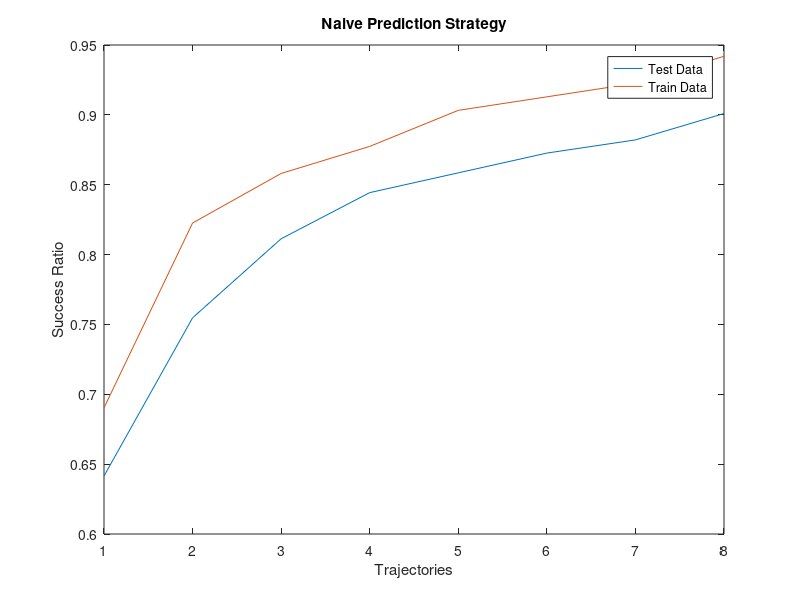
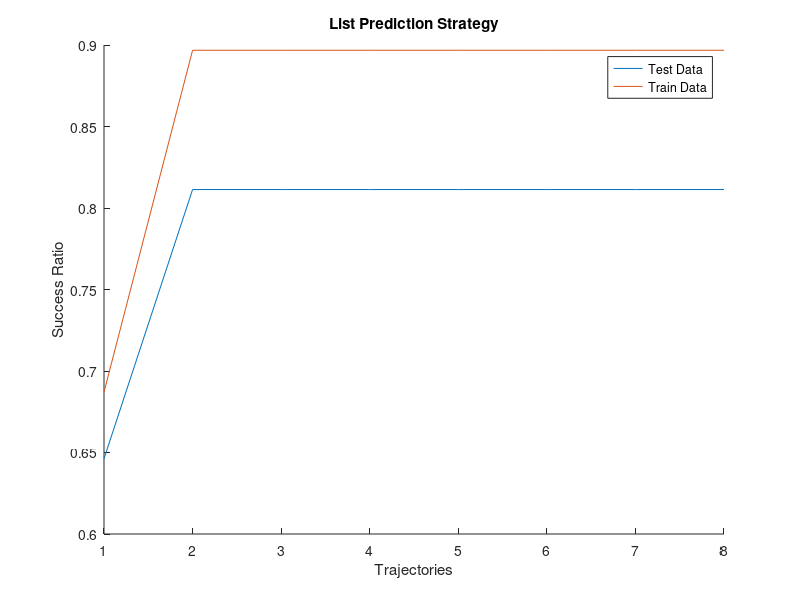

Source code (MATLAB) for these figures, in order:
%% Naive plots
load('success_ratio.mat')

num_k = 8;

figure
plot(1:num_k, test_success_ratio)

hold on;
plot(1:num_k, train_success_ratio)
xlabel('Trajectories')
ylabel('Success Ratio')
legend('Test Data', 'Train Data')
title('Naive Prediction Strategy')

%% List Prediction plots
load('list_success_ratio.mat')

figure
hold on;
plot(1:num_k, list_test_success_ratio)

plot(1:num_k, list_train_success_ratio)
xlabel('Trajectories')
ylabel('Success Ratio')
legend('Test Data', 'Train Data')
title('List Prediction Strategy')